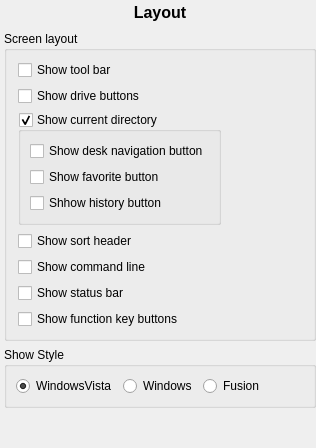
       <widget class="QWidget" name="layoutPage">
        <layout class="QVBoxLayout" name="verticalLayout_2">
         <property name="leftMargin">
          <number>4</number>
         </property>
         <property name="topMargin">
          <number>0</number>
         </property>
         <property name="rightMargin">
          <number>0</number>
         </property>
         <property name="bottomMargin">
          <number>0</number>
         </property>
         <item>
          <widget class="QLabel" name="labelLayout">
           <property name="minimumSize">
            <size>
             <width>0</width>
             <height>25</height>
            </size>
           </property>
           <property name="font">
            <font>
             <pointsize>12</pointsize>
             <weight>75</weight>
             <bold>true</bold>
            </font>
           </property>
           <property name="text">
            <string>Layout</string>
           </property>
           <property name="alignment">
            <set>Qt::AlignCenter</set>
           </property>
          </widget>
         </item>
         <item>
          <widget class="QGroupBox" name="groupBox">
           <property name="title">
            <string>Screen layout</string>
           </property>
           <property name="checkable">
            <bool>false</bool>
           </property>
           <property name="checked">
            <bool>false</bool>
           </property>
           <layout class="QGridLayout" name="gridLayout">
            <property name="leftMargin">
             <number>11</number>
            </property>
            <item row="2" column="0">
             <widget class="QGroupBox" name="gbShowCurrentDir">
              <property name="title">
               <string>Show current directory</string>
              </property>
              <property name="flat">
               <bool>false</bool>
              </property>
              <property name="checkable">
               <bool>true</bool>
              </property>
              <property name="checked">
               <bool>true</bool>
              </property>
              <layout class="QVBoxLayout" name="verticalLayout_3">
               <item>
                <widget class="QCheckBox" name="cbShowDeskNavigationButton">
                 <property name="text">
                  <string>Show desk navigation button</string>
                 </property>
                </widget>
               </item>
               <item>
                <widget class="QCheckBox" name="cbShowFavoriteButton">
                 <property name="text">
                  <string>Show favorite button</string>
                 </property>
                </widget>
               </item>
               <item>
                <widget class="QCheckBox" name="cbShowHistoryButton">
                 <property name="text">
                  <string>Shhow history button</string>
                 </property>
                </widget>
               </item>
              </layout>
             </widget>
            </item>
            <item row="5" column="0" colspan="2">
             <widget class="QCheckBox" name="cbShowStatusBar">
              <property name="text">
               <string>Show status bar</string>
              </property>
             </widget>
            </item>
            <item row="0" column="0" colspan="2">
             <widget class="QCheckBox" name="cbShowToolBar">
              <property name="text">
               <string>Show tool bar</string>
              </property>
             </widget>
            </item>
            <item row="6" column="0" colspan="3">
             <widget class="QCheckBox" name="cbShowFunctionKeyButtons">
              <property name="text">
               <string>Show function key buttons</string>
              </property>
             </widget>
            </item>
            <item row="3" column="0" colspan="2">
             <widget class="QCheckBox" name="cbShowSortHeader">
              <property name="text">
               <string>Show sort header</string>
              </property>
             </widget>
            </item>
            <item row="1" column="0" colspan="2">
             <widget class="QCheckBox" name="cbShowDriveButtons">
              <property name="text">
               <string>Show drive buttons</string>
              </property>
             </widget>
            </item>
            <item row="4" column="0" colspan="2">
             <widget class="QCheckBox" name="cbShowCommandLine">
              <property name="text">
               <string>Show command line</string>
              </property>
             </widget>
            </item>
           </layout>
          </widget>
         </item>
         <item>
          <widget class="QGroupBox" name="groupBox_3">
           <property name="title">
            <string>Show Style</string>
           </property>
           <layout class="QHBoxLayout" name="horizontalLayout_3">
            <item>
             <widget class="QRadioButton" name="rbVista">
              <property name="text">
               <string>WindowsVista</string>
              </property>
              <property name="checked">
               <bool>true</bool>
              </property>
             </widget>
            </item>
            <item>
             <widget class="QRadioButton" name="rbWindow">
              <property name="text">
               <string>Windows</string>
              </property>
             </widget>
            </item>
            <item>
             <widget class="QRadioButton" name="rbFusion">
              <property name="text">
               <string>Fusion</string>
              </property>
             </widget>
            </item>
            <item>
             <spacer name="horizontalSpacer_2">
              <property name="orientation">
               <enum>Qt::Horizontal</enum>
              </property>
              <property name="sizeHint" stdset="0">
               <size>
                <width>40</width>
                <height>20</height>
               </size>
              </property>
             </spacer>
            </item>
           </layout>
          </widget>
         </item>
         <item>
          <spacer name="verticalSpacer">
           <property name="orientation">
            <enum>Qt::Vertical</enum>
           </property>
           <property name="sizeHint" stdset="0">
            <size>
             <width>20</width>
             <height>40</height>
            </size>
           </property>
          </spacer>
         </item>
        </layout>
       </widget>
